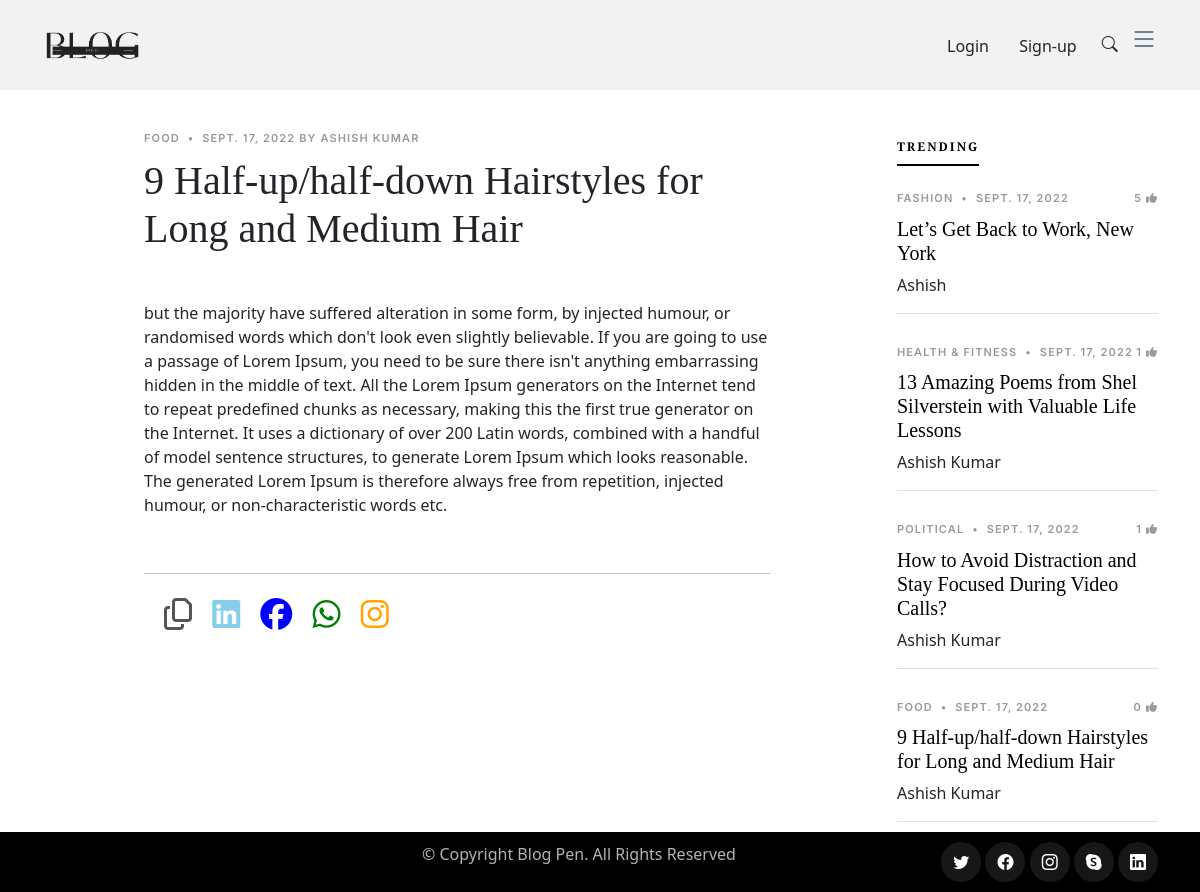
The app's page /blog/13 with its own data.
### blog/models.py (models this page shows, shortened)
class Post(models.Model):
    sno = models.AutoField(primary_key=True)
    title = models.CharField(max_length=200)
    content = models.TextField()
    author = models.ForeignKey(User,on_delete=models.CASCADE)
    category  = models.CharField(
        max_length = 50,
        choices = INT_CHOICES,
        default = 'college'
        )
    likes = models.IntegerField(default=0)
    timestamp = models.DateField(blank=True)
    image = models.ImageField(upload_to="thumbnails/")

### blog/views.py (the view)
# urls.py: path('<str:slug>', views.blogpost, name='slug'),
def blogpost(request,slug):
    a = Post.objects.filter(sno = slug) # Fetching the required Post
    b = Post.objects.filter(sno = slug).first()
    trending =  Post.objects.all().order_by('-likes')
    return render(request,'blog/blogpost.html',{'post':a[0],'trending':trending[0:5],})

### templates/blog/blogpost.html (shortened to what this page needs)
{% extends 'home/basic.html' %}
{% block body %}
{% load extras %}
{% load social_share %}
<main id="">
  <section class="single-post-content">
    <div class="container">
      <div class="row">
        <div class="col-md-9 post-content" data-aos="fade-up">
          <div class="single-post">
            <div class="post-meta"><span class="date">{{post.category}}</span> <span class="mx-1">&bullet;</span> <span>{{post.timestamp}} by {{post.author.first_name}}</span></div>
            <h1 class="mb-5">{{post.title}}</h1>
            {{post.content|safe}}
          </div>
          <hr>
          <div class="container" >
            <i class="fa-regular fa-2x p-2 fa-copy " style="color:rgba(0, 0, 0, 0.67) " onclick="cop()" ></i>
            <i class="fa-brands fa-2x p-2 fa-linkedin" style="color:skyblue "></i>
            <i class="fa-brands fa-2x p-2 fa-facebook" style="color: blue;"></i>
            <i class="fa-brands fa-2x p-2  fa-whatsapp" style="color: green;"></i>
            <i class="fa-brands fa-2x p-2  fa-instagram" style="color: orange;"></i>
          </div>
          <div style="height: 50px">
          </div>
        </div>
        <div class="col-md-3">
          <div class="aside-block">
            <ul class="nav nav-pills custom-tab-nav mb-4" id="pills-tab" role="tablist">
              <li class="nav-item" role="presentation">
                <button class="nav-link active" id="pills-popular-tab" data-bs-toggle="pill" data-bs-target="#pills-popular" type="button" role="tab" aria-controls="pills-popular" aria-selected="true">Trending</button>
              </li>
            </ul>
            <div class="tab-content" id="pills-tabContent">
              <div class="tab-pane fade show active" id="pills-popular" role="tabpanel" aria-labelledby="pills-popular-tab">
                {% for post in  trending %}
                <div class="post-entry-1 border-bottom">
                  <div class="post-meta"><span class="date">{{post.category}}</span> <span class="mx-1">&bullet;</span> <span>{{post.timestamp}}</span>
                  <span style="float: right"> {{post.likes}} <i class="fa  fa-thumbs-up"></i> </span></div>
                  <h2 class="mb-2"><a href="{% url 'slug' post.sno %}" >{{post.title}}</a></h2>
                  <span class="author mb-3 d-block">{{post.author.first_name}}</span>
                </div>
                {% endfor %}
              </div>
              </div>
            </div>
          </div>
        </div>
      </div>
  </section>
</main>
  {% endblock body %}

### static/assets/css/variables.css (style rules this page uses)
:root { --font-default: 'EB Garamond', system-ui, -apple-system, "Segoe UI", Roboto, "Helvetica Neue", Arial, "Noto Sans", "Liberation Sans", sans-serif, "Apple Color Emoji", "Segoe UI Emoji", "Segoe UI Symbol", "Noto Color Emoji"; --font-primary: 'EB Garamond', serif; --font-secondary: 'Inter', sans-serif; --color-default: #212529; --color-default-rgb: 33, 37, 41; --color-links: #212529; --color-links-hover: #15171a; --color-primary: #212529; --color-primary-light: #26282c; --color-primary-dark: #0b0c0e; --color-primary-rgb: 33, 37, 41; --color-primary-light-rgb: 38, 40, 44; --color-primary-dark-rgb: 11, 12, 14; --color-secondary: #596d80; --color-secondary-light: #8498aa; --color-secondary-dark: #404f5c; --color-secondary-rgb: 89, 109, 128; --color-secondary-light-rgb: 132, 152, 170; --color-secondary-dark-rgb: 64, 79, 92; --color-blue: #0d6efd; --color-blue-rgb: 13, 110, 253; --color-indigo: #6610f2; --color-indigo-rgb: 102, 16, 242; --color-purple: #6f42c1; --color-purple-rgb: 111, 66, 193; --color-pink: #f3268c; --color-pink-rgb: 243, 38, 140; --color-red: #df1529; --color-red-rgb: 223, 21, 4; --color-orange: #fd7e14; --color-orange-rgb: 253, 126, 20; --color-yellow: #ffc107; --color-yellow-rgb: 255, 193, 7; --color-green: #059652; --color-green-rgb: 5, 150, 82; --color-teal: #20c997; --color-teal-rgb: 32, 201, 151; --color-cyan: #0dcaf0; --color-cyan-rgb: 13, 202, 240; --color-white: #ffffff; --color-white-rgb: 255, 255, 255; --color-gray: #6c757d; --color-gray-rgb: 108, 117, 125; --color-black: #000000; --color-black-rgb: 0, 0, 0; }
:root { --bs-blue: var(--color-blue); --bs-indigo: var(--color-indigo); --bs-purple: var(--color-purple); --bs-pink: var(--color-pink); --bs-red: var(--color-red); --bs-orange: var(--color-orange); --bs-yellow: var(--color-yellow); --bs-green: var(--color-green); --bs-teal: var(--color-teal); --bs-cyan: var(--color-cyan); --bs-white: var(--color-white); --bs-gray: var(--color-gray); --bs-gray-dark: #343a40; --bs-gray-100: #f8f9fa; --bs-gray-200: #e9ecef; --bs-gray-300: #dee2e6; --bs-gray-400: #ced4da; --bs-gray-500: #adb5bd; --bs-gray-600: #6c757d; --bs-gray-700: #495057; --bs-gray-800: #343a40; --bs-gray-900: #212529; --bs-primary: var(--color-blue); --bs-secondary: var(--color-blue); --bs-success: #198754; --bs-info: #0dcaf0; --bs-warning: #ffc107; --bs-danger: #dc3545; --bs-light: #f8f9fa; --bs-dark: #212529; --bs-primary-rgb: var(--color-primary-rgb); --bs-secondary-rgb: var(--color-secondary-rgb); --bs-success-rgb: 25, 135, 84; --bs-info-rgb: 13, 202, 240; --bs-warning-rgb: 255, 193, 7; --bs-danger-rgb: 220, 53, 69; --bs-light-rgb: 248, 249, 250; --bs-dark-rgb: 33, 37, 41; --bs-white-rgb: var(--color-white-rgb); --bs-black-rgb: var(--color-black-rgb); --bs-body-color-rgb: var(--color-default-rgb); --bs-body-bg-rgb: 255, 255, 255; --bs-font-sans-serif: var(--font-default); --bs-font-monospace: SFMono-Regular, Menlo, Monaco, Consolas, "Liberation Mono", "Courier New", monospace; --bs-gradient: linear-gradient(180deg, rgba(255, 255, 255, 0.15), rgba(255, 255, 255, 0)); --bs-body-font-family: var(--font-default); --bs-body-font-size: 1rem; --bs-body-font-weight: 400; --bs-body-line-height: 1.5; --bs-body-color: var(--color-default); --bs-body-bg: #fff; }

### records on screen
Post: category "FOOD", timestamp "SEPT. 17, 2022", author.first_name "ASHISH KUMAR", title "9 Half-up/half-down Hairstyles for Long and Medium Hair", content "but the majority have suffered alteration in some form, by injected humour, or randomised words which don't look even slightly believable. If you are going to use a passage of Lorem Ipsum, you need to be sure there isn't anything embarrassing hidden in the middle of text. All the Lorem Ipsum generators on the Internet tend to repeat predefined chunks as necessary, making this the first true generator on the Internet. It uses a dictionary of over 200 Latin words, combined with a handful of model sentence structures, to generate Lorem Ipsum which looks reasonable. The generated Lorem Ipsum is therefore always free from repetition, injected humour, or non-characteristic words etc.", likes "0", author.first_name "Ashish Kumar"
Post: category "FASHION", timestamp "SEPT. 17, 2022", likes "5", title "Let’s Get Back to Work, New York", author.first_name "Ashish"
Post: category "HEALTH & FITNESS", timestamp "SEPT. 17, 2022", likes "1", title "13 Amazing Poems from Shel Silverstein with Valuable Life Lessons", author.first_name "Ashish Kumar"
Post: category "POLITICAL", timestamp "SEPT. 17, 2022", likes "1", title "How to Avoid Distraction and Stay Focused During Video Calls?", author.first_name "Ashish Kumar"
